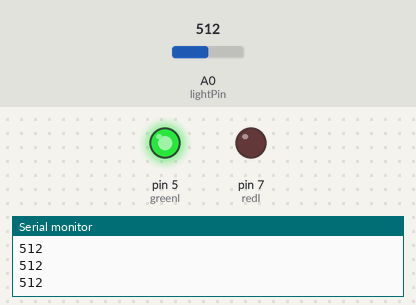
Simulated run of this sketch. Board: Arduino Uno, built with avr-gcc and run on an emulated ATmega328P. On the bench: output pins drawn as LEDs (lit = HIGH), the last lines printed to the serial monitor. Inputs (shaded band) come from the test bench; at power-on: A0 (lightPin) = 512.

Above: at 1.2 s.
1.3 s: A0 (lightPin) set to 23
2.9 s: A0 (lightPin) set to 19
At 3.8 s:
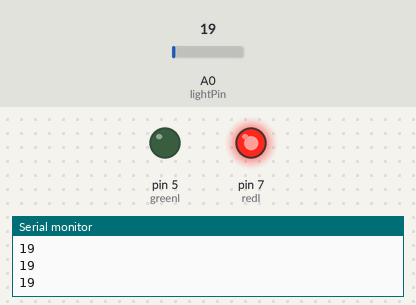
4.7 s: A0 (lightPin) set to 122
At 5.8 s:
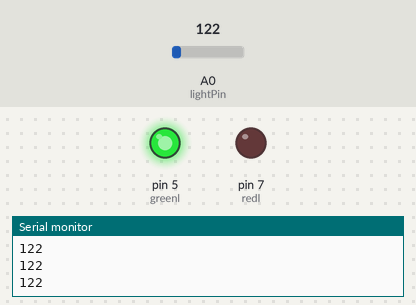
6.5 s: A0 (lightPin) set to 10
At 7.9 s:
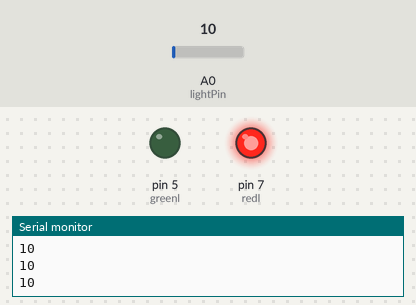
Timing chart, 0 to 9.2 s (numbered marks = the images above; inputs shaded):
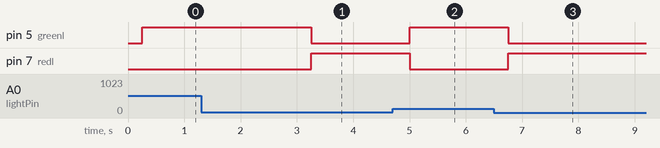

Measured:
- the behaviour switches between 21 and 20 on A0 (lightPin) (found by bisection; images 0 and 1)
- after the input at 2.9 s, pin 5 (greenl): HIGH → LOW after 0.35 s; pin 7 (redl): LOW → HIGH after 0.35 s
- after the input at 4.7 s, pin 5 (greenl): LOW → HIGH after 0.31 s; pin 7 (redl): HIGH → LOW after 0.31 s
- after the input at 6.5 s, pin 5 (greenl): HIGH → LOW after 0.26 s; pin 7 (redl): LOW → HIGH after 0.26 s

The sketch:

light_detector_led.ino
```cpp
int lightPin = A0;
int redl = 7;
int greenl = 5;
int lightVal;
int dt=250;
void setup() {
  // put your setup code here, to run once:

  pinMode(lightPin,INPUT);
  pinMode(redl,OUTPUT);
  pinMode(greenl,OUTPUT);
  Serial.begin(9600);
}

void loop() {
  // put your main code here, to run repeatedly:

  lightVal = analogRead(lightPin);
  Serial.println(lightVal);
  delay(dt);

  if (lightVal>20){
    digitalWrite(redl,LOW);
    digitalWrite(greenl, HIGH);
  }

  else {
    digitalWrite(redl,HIGH);
    digitalWrite(greenl, LOW);
  }

}
```
